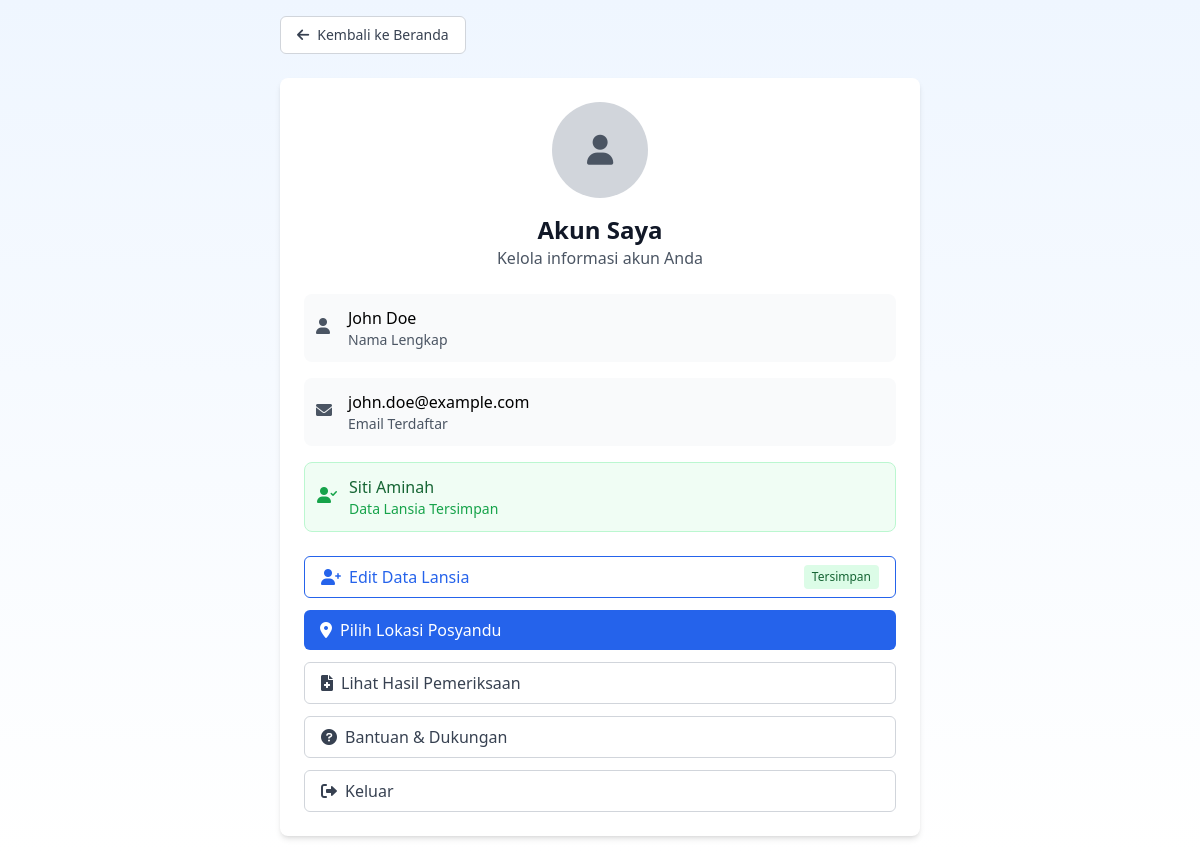
The app's page /account.php (signed in) with its own data.
### tables this page shows
CREATE TABLE users (
    id INT PRIMARY KEY AUTO_INCREMENT,
    name VARCHAR(100) NOT NULL,
    email VARCHAR(100) UNIQUE NOT NULL,
    password VARCHAR(255) NOT NULL,
    google_id VARCHAR(100) NULL,
    created_at TIMESTAMP DEFAULT CURRENT_TIMESTAMP,
    updated_at TIMESTAMP DEFAULT CURRENT_TIMESTAMP ON UPDATE CURRENT_TIMESTAMP
);

CREATE TABLE elderly_data (
    id INT PRIMARY KEY AUTO_INCREMENT,
    user_id INT NOT NULL,
    name VARCHAR(100) NOT NULL,
    nik VARCHAR(16) UNIQUE NOT NULL,
    birth_date DATE NOT NULL,
    bpjs_number VARCHAR(20) NOT NULL,
    address TEXT NOT NULL,
    created_at TIMESTAMP DEFAULT CURRENT_TIMESTAMP,
    updated_at TIMESTAMP DEFAULT CURRENT_TIMESTAMP ON UPDATE CURRENT_TIMESTAMP,
    FOREIGN KEY (user_id) REFERENCES users(id) ON DELETE CASCADE
);

### account.php (the view, shortened to what this page needs)
<?php
require_once 'config/database.php';
try {
    $stmt = $pdo->prepare("SELECT * FROM users WHERE id = ?");
    $stmt->execute([$_SESSION['user_id']]);
    $user = $stmt->fetch(PDO::FETCH_ASSOC);
} catch (PDOException $e) {
    error_log("Database error: " . $e->getMessage());
    $user = [
        'name' => $_SESSION['user_name'] ?? 'User',
        'email' => $_SESSION['user_email'] ?? 'user@example.com'
    ];
}
$has_elderly_data = false;
$elderly_data = [];
try {
    $stmt = $pdo->prepare("SELECT * FROM elderly_data WHERE user_id = ? LIMIT 1");
    $stmt->execute([$_SESSION['user_id']]);
    $elderly_data = $stmt->fetch(PDO::FETCH_ASSOC);
    $has_elderly_data = $elderly_data ? true : false;
} catch (PDOException $e) {
    error_log("Database error: " . $e->getMessage());
}
$show_elderly_form = isset($_GET['elderly_form']);
?>
<!DOCTYPE html>
<html lang="id">
<head>
    <script src="https://cdn.tailwindcss.com"></script>
    <link rel="stylesheet" href="https://cdnjs.cloudflare.com/ajax/libs/font-awesome/6.0.0/css/all.min.css">
</head>
<body class="min-h-screen bg-gradient-to-b from-blue-50 to-white">
    <div class="max-w-2xl mx-auto p-4">
        <div class="mb-6">
            <a href="index.php" class="inline-flex items-center px-4 py-2 text-sm font-medium text-gray-700 bg-white border border-gray-300 rounded-md hover:bg-gray-50">
                <i class="fas fa-arrow-left mr-2"></i>
                Kembali ke Beranda
            </a>
        </div>
        <?php if ($show_elderly_form): ?>
            <div class="bg-white rounded-lg shadow-md p-6">
                <h1 class="text-2xl font-bold text-gray-900 mb-2">
                    <?= $has_elderly_data ? 'Edit Data Lansia' : 'Isi Data Lansia' ?>
                </h1>
                <p class="text-gray-600 mb-6">Isi data lansia untuk memudahkan pendaftaran Posyandu</p>
                <?php if (isset($error)): ?>
                    <div class="bg-red-100 border border-red-400 text-red-700 px-4 py-3 rounded mb-4">
                        <i class="fas fa-exclamation-circle mr-2"></i>
                        <?= htmlspecialchars($error) ?>
                    </div>
                <?php endif; ?>
                <form method="POST" class="space-y-4">
                    <div>
                        <label for="name" class="block text-sm font-medium text-gray-700 mb-1">Nama Lengkap</label>
                        <input type="text" id="name" name="name" required
                               class="w-full px-3 py-2 border border-gray-300 rounded-md focus:outline-none focus:ring-2 focus:ring-blue-500"
                               placeholder="Masukkan nama lengkap"
                               value="<?= htmlspecialchars($elderly_data['name'] ?? '') ?>">
                    </div>
                    <div>
                        <label for="nik" class="block text-sm font-medium text-gray-700 mb-1">NIK</label>
                        <input type="text" id="nik" name="nik" maxlength="16" required
                               class="w-full px-3 py-2 border border-gray-300 rounded-md focus:outline-none focus:ring-2 focus:ring-blue-500"
                               placeholder="Masukkan NIK (16 digit)"
                               value="<?= htmlspecialchars($elderly_data['nik'] ?? '') ?>">
                        <p class="text-xs text-gray-500 mt-1">NIK harus terdiri dari 16 digit angka</p>
                    </div>
                    <div>
                        <label for="birth_date" class="block text-sm font-medium text-gray-700 mb-1">Tanggal Lahir</label>
                        <input type="date" id="birth_date" name="birth_date" required
                               class="w-full px-3 py-2 border border-gray-300 rounded-md focus:outline-none focus:ring-2 focus:ring-blue-500"
                               value="<?= htmlspecialchars($elderly_data['birth_date'] ?? '') ?>">
                    </div>
                    <div>
                        <label for="blood_type" class="block text-sm font-medium text-gray-700 mb-1">Golongan Darah</label>
                        <select id="blood_type" name="blood_type"
                                class="w-full px-3 py-2 border border-gray-300 rounded-md focus:outline-none focus:ring-2 focus:ring-blue-500">
                            <option value="">Pilih Golongan Darah</option>
                            <option value="A" <?= ($elderly_data['blood_type'] ?? '') === 'A' ? 'selected' : '' ?>>A</option>
                            <option value="B" <?= ($elderly_data['blood_type'] ?? '') === 'B' ? 'selected' : '' ?>>B</option>
                            <option value="AB" <?= ($elderly_data['blood_type'] ?? '') === 'AB' ? 'selected' : '' ?>>AB</option>
                            <option value="O" <?= ($elderly_data['blood_type'] ?? '') === 'O' ? 'selected' : '' ?>>O</option>
                        </select>
                    </div>
                    <div>
                        <label for="bpjs_number" class="block text-sm font-medium text-gray-700 mb-1">Nomor BPJS</label>
                        <input type="text" id="bpjs_number" name="bpjs_number" required
                               class="w-full px-3 py-2 border border-gray-300 rounded-md focus:outline-none focus:ring-2 focus:ring-blue-500"
                               placeholder="Masukkan nomor BPJS"
                               value="<?= htmlspecialchars($elderly_data['bpjs_number'] ?? '') ?>">
                    </div>
                    <div>
                        <label for="address" class="block text-sm font-medium text-gray-700 mb-1">Alamat Lengkap</label>
                        <textarea id="address" name="address" required rows="3"
                                  class="w-full px-3 py-2 border border-gray-300 rounded-md focus:outline-none focus:ring-2 focus:ring-blue-500"
                                  placeholder="Masukkan alamat lengkap"><?= htmlspecialchars($elderly_data['address'] ?? '') ?></textarea>
                    </div>
                    <div class="flex space-x-4">
                        <button type="submit" name="save_elderly_data" class="flex-1 bg-blue-600 text-white py-2 px-4 rounded-md hover:bg-blue-700 transition-colors">
                            <i class="fas fa-save mr-2"></i>
                            <?= $has_elderly_data ? 'Update Data' : 'Simpan Data' ?>
                        </button>
                        <a href="account.php" class="flex-1 bg-gray-100 text-gray-700 py-2 px-4 rounded-md hover:bg-gray-200 transition-colors text-center">
                            <i class="fas fa-times mr-2"></i>
                            Batal
                        </a>
                    </div>
                </form>
            </div>
        <?php else: ?>
            <div class="bg-white rounded-lg shadow-md p-6">
                <div class="text-center mb-6">
                    <div class="w-24 h-24 bg-gray-300 rounded-full flex items-center justify-center mx-auto mb-4">
                        <i class="fas fa-user text-3xl text-gray-600"></i>
                    </div>
                    <h1 class="text-2xl font-bold text-gray-900">Akun Saya</h1>
                    <p class="text-gray-600">Kelola informasi akun Anda</p>
                </div>
                <div class="space-y-4">
                    <div class="flex items-center space-x-3 p-3 bg-gray-50 rounded-lg">
                        <i class="fas fa-user h-5 w-5 text-gray-600"></i>
                        <div>
                            <p class="font-medium"><?= htmlspecialchars($user['name']) ?></p>
                            <p class="text-sm text-gray-600">Nama Lengkap</p>
                        </div>
                    </div>
                    <div class="flex items-center space-x-3 p-3 bg-gray-50 rounded-lg">
                        <i class="fas fa-envelope h-5 w-5 text-gray-600"></i>
                        <div>
                            <p class="font-medium"><?= htmlspecialchars($user['email']) ?></p>
                            <p class="text-sm text-gray-600">Email Terdaftar</p>
                        </div>
                    </div>
                    <?php if ($has_elderly_data && $elderly_data): ?>
                    <div class="flex items-center space-x-3 p-3 bg-green-50 rounded-lg border border-green-200">
                        <i class="fas fa-user-check h-5 w-5 text-green-600"></i>
                        <div>
                            <p class="font-medium text-green-800"><?= htmlspecialchars($elderly_data['name']) ?></p>
                            <p class="text-sm text-green-600">Data Lansia Tersimpan</p>
                        </div>
                    </div>
                    <?php endif; ?>
                </div>
                <div class="space-y-3 pt-6">
                    <a href="?elderly_form=1" class="flex items-center w-full bg-white border border-blue-600 text-blue-600 py-2 px-4 rounded-md hover:bg-blue-50 transition-colors">
                        <i class="fas fa-user-plus mr-2"></i>
                        <?= $has_elderly_data ? 'Edit Data Lansia' : 'Isi Data Lansia' ?>
                        <?php if ($has_elderly_data): ?>
                            <span class="ml-auto text-xs bg-green-100 text-green-800 px-2 py-1 rounded">Tersimpan</span>
                        <?php endif; ?>
                    </a>
                    <a href="locations.php" class="flex items-center w-full bg-blue-600 text-white py-2 px-4 rounded-md hover:bg-blue-700 transition-colors">
                        <i class="fas fa-map-marker-alt mr-2"></i>
                        Pilih Lokasi Posyandu
                    </a>
                    <a href="hasil-pemeriksaan.php" class="flex items-center w-full bg-white border border-gray-300 text-gray-700 py-2 px-4 rounded-md hover:bg-gray-50 transition-colors">
                        <i class="fas fa-file-medical mr-2"></i>
                        Lihat Hasil Pemeriksaan
                    </a>
                    <a href="#" class="flex items-center w-full bg-white border border-gray-300 text-gray-700 py-2 px-4 rounded-md hover:bg-gray-50 transition-colors">
                        <i class="fas fa-question-circle mr-2"></i>
                        Bantuan & Dukungan
                    </a>
                    <a href="logout.php" class="flex items-center w-full bg-white border border-gray-300 text-gray-700 py-2 px-4 rounded-md hover:bg-gray-50 transition-colors">
                        <i class="fas fa-sign-out-alt mr-2"></i>
                        Keluar
                    </a>
                </div>
            </div>
        <?php endif; ?>
    </div>
</body>
</html>

### records on screen
users: name "John Doe", email "john.doe@example.com"
elderly_data: name "Siti Aminah"
